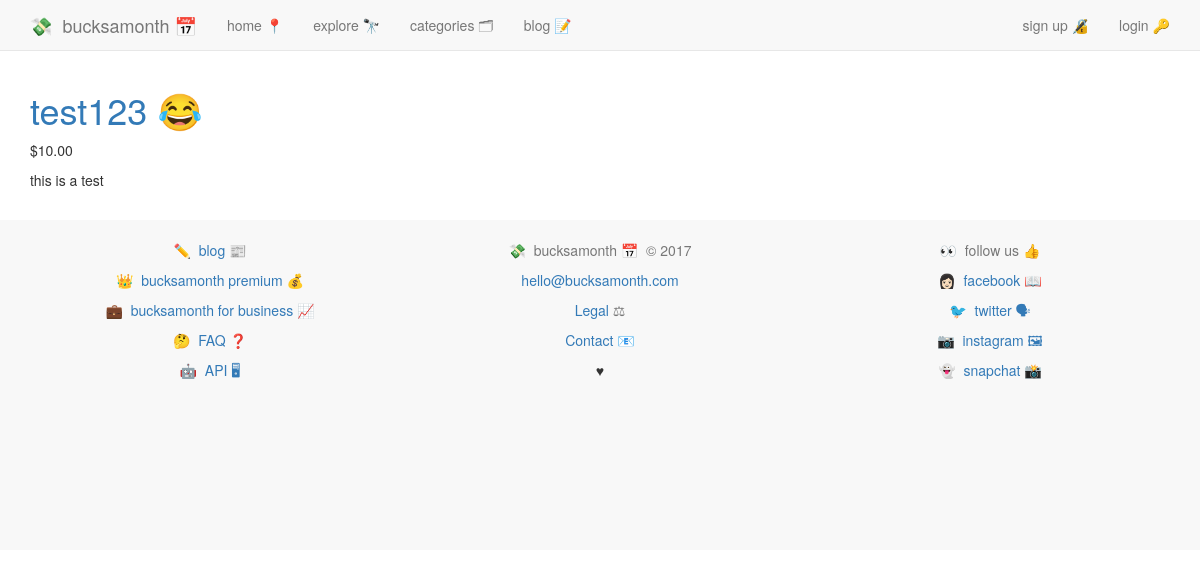
/services/, run on an earlier commit of the app's database.
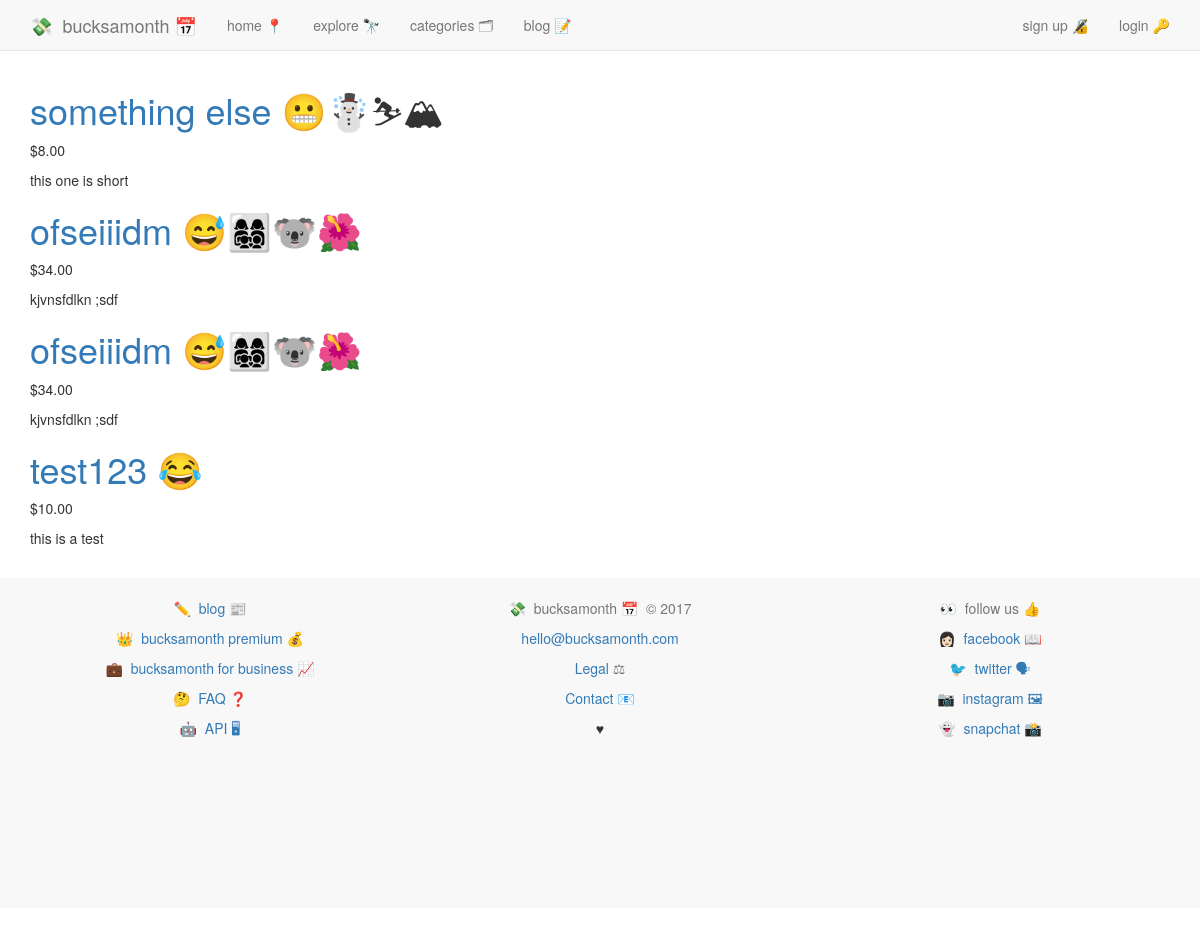
And on a later commit of the database.
### services/models.py (models this page shows, shortened)
class Service(models.Model):
	service_name 			= models.CharField(max_length=140)
	service_slug			= models.SlugField(blank=True)
	url_name 				= models.CharField(max_length=200)
	description_long		= models.CharField(max_length=500, default='')
	description_short		= models.CharField(max_length=140, default='')
	category				= models.ManyToManyField(Category, blank=True)
	featured				= models.BooleanField(default=False)
	date_created 			= models.DateField(auto_now=True)
	bucksamonth 			= models.DecimalField(max_digits=8, decimal_places=2, default=0.00)
	emoji					= models.CharField(max_length=20, default='')
	twitter 				= models.CharField(max_length=100, default='')
	def get_absolute_url(self):
		return "/services/%s/" % self.service_slug

### services/views.py (the view)
# urls.py: url(r'^services/', include('services.urls', namespace='services')),
def services(request):
	services = Service.objects.all().order_by('-date_created')
	return render(request, 'services/services.html', {'services':services})

### services/templates/services/services.html
{% extends 'base.html' %}
{% block content %}
{% include 'nav.html' %}
<div class="container">
{% for service in services %}
<h1><a href="{{ service.get_absolute_url }}">{{ service.service_name }}</a> {{ service.emoji }}</h1>
<p>${{ service.bucksamonth }}</p>
<p>{{ service.description_short }}</p>
{% endfor %}
</div>
{% endblock %}

What changed in the data, as far as the page shows it:
added Service: service_name "something else", emoji "😬☃️⛷🏔", bucksamonth "8.00", description_short "this one is short"
added Service: service_name "ofseiiidm", emoji "😅👩‍👩‍👧‍👦🐨🌺", bucksamonth "34.00", description_short "kjvnsfdlkn ;sdf"
added Service: service_name "ofseiiidm", emoji "😅👩‍👩‍👧‍👦🐨🌺", bucksamonth "34.00", description_short "kjvnsfdlkn ;sdf"
